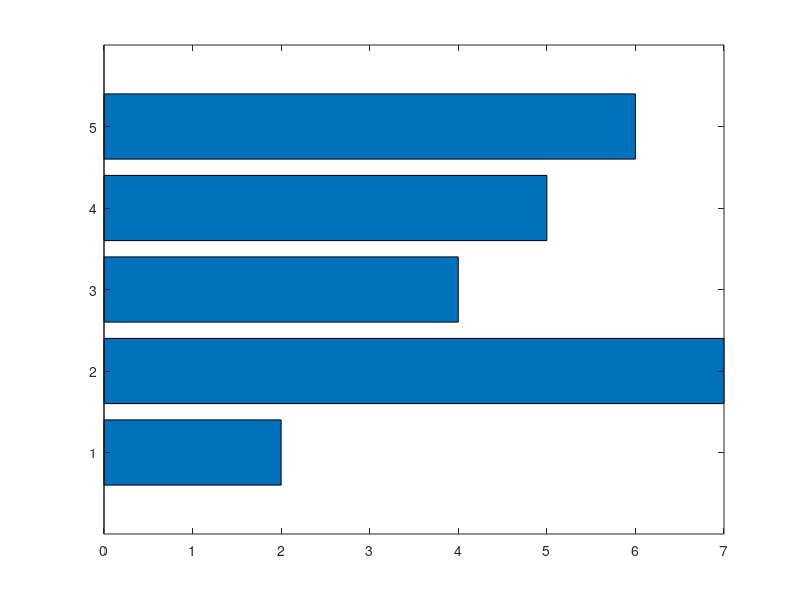

Here is the MATLAB script that generated this plot:
y = [2,7,4,5,6]
b = barh(y)

ch = get(b,'children')

set(ch,'FaceVertexCData',[1 0 0;0 0 1;1 0 0;0 0 1;1 0 0])

print -deps tongji65472.eps
